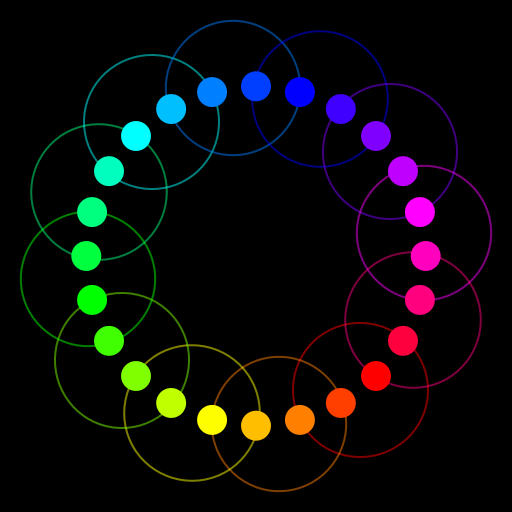
Frame 1 (no input)
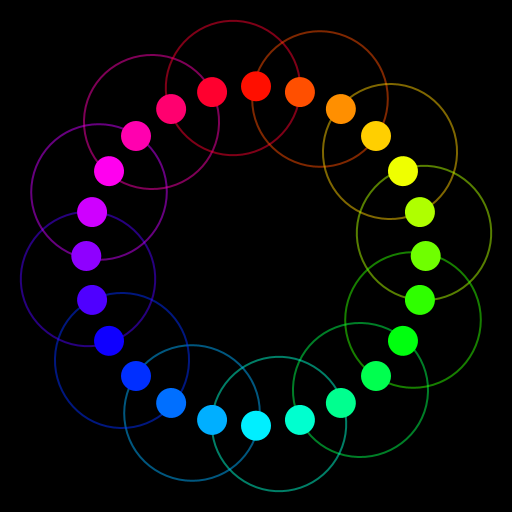
Frame 60 (the mouse pressed at the canvas centre just before this capture)
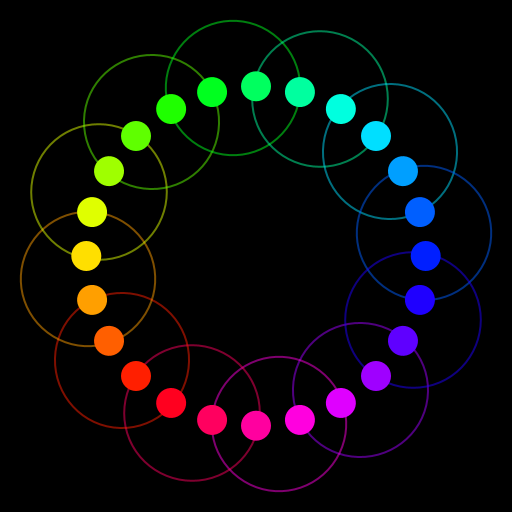
Frame 120 (the mouse held since frame 60 and released just before this capture)

The Processing sketch that drew these frames (run headless with seeded random() and noise(); from frame 60 on, the mouse is pressed at the canvas centre):

// Processing sketch: animated_circles
// ── animated_circles.pde
//inspiration link - https://9gag.com/gag/a83oYpQ

int num_circles;
int size_circles;
int size_circles_extern;
float radius;
float hue_offset = 0.0f;
float hue_offset_secondary = 0.0f;
float rotation_speed = 0.25f;
boolean rotation_clockwise = true;

void setup(){
  size(512, 512);
  colorMode(HSB, 100);
  frameRate(20);
  num_circles = 24;
  size_circles = 30;
  size_circles_extern = 135;
  radius = 120;
}

void draw(){
  background(0);
  translate(width/2,height/2);
  drawSecondaryCircles();  
  drawPrimaryCircles();
}

void drawPrimaryCircles(){
  
  float hue;
  for (int i = 0; i < num_circles; i++){   
    hue = (i + hue_offset) * 100 / num_circles;
    if(hue > 100) hue = hue - 100;
    if(hue < 0) hue = 100 + hue;
    fill(hue,100,100);
    noStroke();
    pushMatrix();
    rotate(radians(i * 360 / num_circles));
    ellipse(radius, radius, size_circles, size_circles);
    popMatrix();
  }

  //Update hue offset value
  hue_offset = rotation_clockwise ? hue_offset - rotation_speed : hue_offset + rotation_speed;
   
  //Offset reset check
  if(abs(hue_offset) > num_circles) hue_offset = 0;
  
}

void drawSecondaryCircles(){
      
  float hue;
  for ( int i = 0; i < num_circles/2; i++){     
    hue = (i + hue_offset_secondary) * 100 / (num_circles*0.5);
    if(hue > 100) hue = hue - 100;
    if(hue < 0) hue = 100 + hue;
    pushMatrix();
    noFill();
    stroke(hue,100,100,50);
    strokeWeight(2);
    float offset = 0.125; //hardcoded but sure it has math. reason
    rotate(radians((i * 720 / num_circles)) + offset);
    ellipse(radius,radius, size_circles_extern, size_circles_extern);
    popMatrix();
  }
  
  //Update hue offset value
  hue_offset_secondary = rotation_clockwise ? hue_offset_secondary - rotation_speed/2 : hue_offset_secondary + rotation_speed/2;
   
  //Offset reset check
  if(abs(hue_offset_secondary) > num_circles/2) hue_offset_secondary = 0;
  
}

// ── HScrollbar.pde
class HScrollbar {
  int swidth, sheight;    // width and height of bar
  float xpos, ypos;       // x and y position of bar
  float spos, newspos;    // x position of slider
  float sposMin, sposMax; // max and min values of slider
  int loose;              // how loose/heavy
  boolean over;           // is the mouse over the slider?
  boolean locked;
  float ratio;

  HScrollbar (float xp, float yp, int sw, int sh, int l) {
    swidth = sw;
    sheight = sh;
    int widthtoheight = sw - sh;
    ratio = (float)sw / (float)widthtoheight;
    xpos = xp;
    ypos = yp-sheight/2;
    spos = xpos + swidth/2 - sheight/2;
    newspos = spos;
    sposMin = xpos;
    sposMax = xpos + swidth - sheight;
    loose = 6;//l;
  }

  void update() {
    if (overEvent()) {
      over = true;
    } else {
      over = false;
    }
    if (mousePressed && over) {
      locked = true;
    }
    if (!mousePressed) {
      locked = false;
    }
    if (locked) {
      newspos = constrain(mouseX-sheight/2, sposMin, sposMax);
    }
    if (abs(newspos - spos) > 1) {
      spos = spos + (newspos-spos)/loose;
    }
  }

  float constrain(float val, float minv, float maxv) {
    return min(max(val, minv), maxv);
  }

  boolean overEvent() {
    if (mouseX > xpos && mouseX < xpos+swidth &&
       mouseY > ypos && mouseY < ypos+sheight) {
      return true;
    } else {
      return false;
    }
  }

  void display() {
 
    //Back line
    stroke(100,100,100,100);
    strokeWeight(2);
    line(xpos+sheight/2, ypos+sheight/2, xpos+swidth-sheight/2, ypos+sheight/2);
    
    //Slider handle
    if (over || locked) 
      fill(102, 102, 102);      
    else
      fill(0, 0, 0);
    rect(spos, ypos, sheight, sheight); 
    //circle(spos, ypos+sheight/2, sheight);
    
    //Slider zone
    noStroke();
    fill(204);
    rect(xpos, ypos, swidth, sheight);
    
  }

  float getPos() {
    // Convert spos to be values between
    // 0 and the total width of the scrollbar
    return abs(spos-xpos)/swidth;
  }
}
